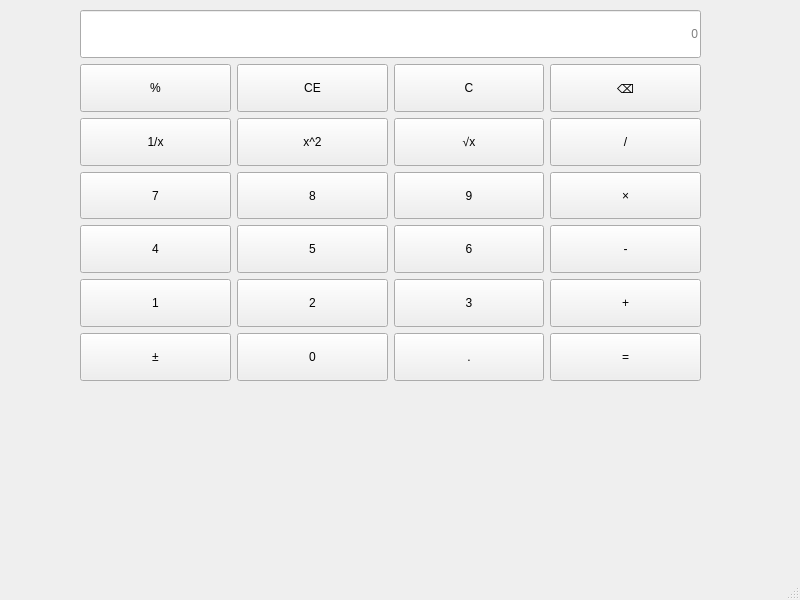
<?xml version="1.0" encoding="UTF-8"?>
<ui version="4.0">
 <class>MainWindow</class>
 <widget class="QMainWindow" name="MainWindow">
  <property name="geometry">
   <rect>
    <x>0</x>
    <y>0</y>
    <width>800</width>
    <height>600</height>
   </rect>
  </property>
  <property name="windowTitle">
   <string>MainWindow</string>
  </property>
  <property name="autoFillBackground">
   <bool>true</bool>
  </property>
  <widget class="QWidget" name="centralwidget">
   <widget class="QWidget" name="gridLayoutWidget">
    <property name="geometry">
     <rect>
      <x>80</x>
      <y>10</y>
      <width>621</width>
      <height>371</height>
     </rect>
    </property>
    <layout class="QGridLayout" name="gridLayout">
     <item row="2" column="3">
      <widget class="QPushButton" name="btnDivide">
       <property name="sizePolicy">
        <sizepolicy hsizetype="Minimum" vsizetype="Minimum">
         <horstretch>0</horstretch>
         <verstretch>0</verstretch>
        </sizepolicy>
       </property>
       <property name="styleSheet">
        <string notr="true"/>
       </property>
       <property name="text">
        <string>/</string>
       </property>
      </widget>
     </item>
     <item row="5" column="1">
      <widget class="QPushButton" name="btnNum2">
       <property name="sizePolicy">
        <sizepolicy hsizetype="Minimum" vsizetype="Minimum">
         <horstretch>0</horstretch>
         <verstretch>0</verstretch>
        </sizepolicy>
       </property>
       <property name="styleSheet">
        <string notr="true"/>
       </property>
       <property name="text">
        <string>2</string>
       </property>
      </widget>
     </item>
     <item row="4" column="2">
      <widget class="QPushButton" name="btnNum6">
       <property name="sizePolicy">
        <sizepolicy hsizetype="Minimum" vsizetype="Minimum">
         <horstretch>0</horstretch>
         <verstretch>0</verstretch>
        </sizepolicy>
       </property>
       <property name="styleSheet">
        <string notr="true"/>
       </property>
       <property name="text">
        <string>6</string>
       </property>
      </widget>
     </item>
     <item row="4" column="0">
      <widget class="QPushButton" name="btnNum4">
       <property name="sizePolicy">
        <sizepolicy hsizetype="Minimum" vsizetype="Minimum">
         <horstretch>0</horstretch>
         <verstretch>0</verstretch>
        </sizepolicy>
       </property>
       <property name="styleSheet">
        <string notr="true"/>
       </property>
       <property name="text">
        <string>4</string>
       </property>
      </widget>
     </item>
     <item row="2" column="0">
      <widget class="QPushButton" name="btn1x">
       <property name="sizePolicy">
        <sizepolicy hsizetype="Minimum" vsizetype="Minimum">
         <horstretch>0</horstretch>
         <verstretch>0</verstretch>
        </sizepolicy>
       </property>
       <property name="styleSheet">
        <string notr="true"/>
       </property>
       <property name="text">
        <string>1/x</string>
       </property>
      </widget>
     </item>
     <item row="3" column="1">
      <widget class="QPushButton" name="btnNum8">
       <property name="sizePolicy">
        <sizepolicy hsizetype="Minimum" vsizetype="Minimum">
         <horstretch>0</horstretch>
         <verstretch>0</verstretch>
        </sizepolicy>
       </property>
       <property name="styleSheet">
        <string notr="true"/>
       </property>
       <property name="text">
        <string>8</string>
       </property>
      </widget>
     </item>
     <item row="1" column="1">
      <widget class="QPushButton" name="btnClearAll">
       <property name="sizePolicy">
        <sizepolicy hsizetype="Minimum" vsizetype="Minimum">
         <horstretch>0</horstretch>
         <verstretch>0</verstretch>
        </sizepolicy>
       </property>
       <property name="styleSheet">
        <string notr="true"/>
       </property>
       <property name="text">
        <string>CE</string>
       </property>
      </widget>
     </item>
     <item row="1" column="2">
      <widget class="QPushButton" name="btnClear">
       <property name="sizePolicy">
        <sizepolicy hsizetype="Minimum" vsizetype="Minimum">
         <horstretch>0</horstretch>
         <verstretch>0</verstretch>
        </sizepolicy>
       </property>
       <property name="styleSheet">
        <string notr="true"/>
       </property>
       <property name="text">
        <string>C</string>
       </property>
      </widget>
     </item>
     <item row="5" column="3">
      <widget class="QPushButton" name="btnPlus">
       <property name="sizePolicy">
        <sizepolicy hsizetype="Minimum" vsizetype="Minimum">
         <horstretch>0</horstretch>
         <verstretch>0</verstretch>
        </sizepolicy>
       </property>
       <property name="styleSheet">
        <string notr="true"/>
       </property>
       <property name="text">
        <string>+</string>
       </property>
      </widget>
     </item>
     <item row="5" column="2">
      <widget class="QPushButton" name="btnNum3">
       <property name="sizePolicy">
        <sizepolicy hsizetype="Minimum" vsizetype="Minimum">
         <horstretch>0</horstretch>
         <verstretch>0</verstretch>
        </sizepolicy>
       </property>
       <property name="styleSheet">
        <string notr="true"/>
       </property>
       <property name="text">
        <string>3</string>
       </property>
      </widget>
     </item>
     <item row="4" column="1">
      <widget class="QPushButton" name="btnNum5">
       <property name="sizePolicy">
        <sizepolicy hsizetype="Minimum" vsizetype="Minimum">
         <horstretch>0</horstretch>
         <verstretch>0</verstretch>
        </sizepolicy>
       </property>
       <property name="styleSheet">
        <string notr="true"/>
       </property>
       <property name="text">
        <string>5</string>
       </property>
      </widget>
     </item>
     <item row="5" column="0">
      <widget class="QPushButton" name="btnNum1">
       <property name="sizePolicy">
        <sizepolicy hsizetype="Minimum" vsizetype="Minimum">
         <horstretch>0</horstretch>
         <verstretch>0</verstretch>
        </sizepolicy>
       </property>
       <property name="styleSheet">
        <string notr="true"/>
       </property>
       <property name="text">
        <string>1</string>
       </property>
      </widget>
     </item>
     <item row="1" column="3">
      <widget class="QPushButton" name="btnDel">
       <property name="sizePolicy">
        <sizepolicy hsizetype="Minimum" vsizetype="Minimum">
         <horstretch>0</horstretch>
         <verstretch>0</verstretch>
        </sizepolicy>
       </property>
       <property name="styleSheet">
        <string notr="true"/>
       </property>
       <property name="text">
        <string>⌫</string>
       </property>
      </widget>
     </item>
     <item row="3" column="2">
      <widget class="QPushButton" name="btnNum9">
       <property name="sizePolicy">
        <sizepolicy hsizetype="Minimum" vsizetype="Minimum">
         <horstretch>0</horstretch>
         <verstretch>0</verstretch>
        </sizepolicy>
       </property>
       <property name="styleSheet">
        <string notr="true"/>
       </property>
       <property name="text">
        <string>9</string>
       </property>
      </widget>
     </item>
     <item row="1" column="0">
      <widget class="QPushButton" name="btnPercentage">
       <property name="sizePolicy">
        <sizepolicy hsizetype="Minimum" vsizetype="Minimum">
         <horstretch>0</horstretch>
         <verstretch>0</verstretch>
        </sizepolicy>
       </property>
       <property name="styleSheet">
        <string notr="true"/>
       </property>
       <property name="text">
        <string>%</string>
       </property>
      </widget>
     </item>
     <item row="3" column="0">
      <widget class="QPushButton" name="btnNum7">
       <property name="sizePolicy">
        <sizepolicy hsizetype="Minimum" vsizetype="Minimum">
         <horstretch>0</horstretch>
         <verstretch>0</verstretch>
        </sizepolicy>
       </property>
       <property name="styleSheet">
        <string notr="true"/>
       </property>
       <property name="text">
        <string>7</string>
       </property>
      </widget>
     </item>
     <item row="2" column="2">
      <widget class="QPushButton" name="btnRoot">
       <property name="sizePolicy">
        <sizepolicy hsizetype="Minimum" vsizetype="Minimum">
         <horstretch>0</horstretch>
         <verstretch>0</verstretch>
        </sizepolicy>
       </property>
       <property name="styleSheet">
        <string notr="true"/>
       </property>
       <property name="text">
        <string>√x</string>
       </property>
      </widget>
     </item>
     <item row="2" column="1">
      <widget class="QPushButton" name="btnSqure">
       <property name="sizePolicy">
        <sizepolicy hsizetype="Minimum" vsizetype="Minimum">
         <horstretch>0</horstretch>
         <verstretch>0</verstretch>
        </sizepolicy>
       </property>
       <property name="styleSheet">
        <string notr="true"/>
       </property>
       <property name="text">
        <string>x^2</string>
       </property>
      </widget>
     </item>
     <item row="3" column="3">
      <widget class="QPushButton" name="btnMultiply">
       <property name="sizePolicy">
        <sizepolicy hsizetype="Minimum" vsizetype="Minimum">
         <horstretch>0</horstretch>
         <verstretch>0</verstretch>
        </sizepolicy>
       </property>
       <property name="styleSheet">
        <string notr="true"/>
       </property>
       <property name="text">
        <string>×</string>
       </property>
      </widget>
     </item>
     <item row="6" column="0">
      <widget class="QPushButton" name="btnPlusMinus">
       <property name="sizePolicy">
        <sizepolicy hsizetype="Minimum" vsizetype="Minimum">
         <horstretch>0</horstretch>
         <verstretch>0</verstretch>
        </sizepolicy>
       </property>
       <property name="styleSheet">
        <string notr="true"/>
       </property>
       <property name="text">
        <string>±</string>
       </property>
      </widget>
     </item>
     <item row="6" column="1">
      <widget class="QPushButton" name="btnNum0">
       <property name="sizePolicy">
        <sizepolicy hsizetype="Minimum" vsizetype="Minimum">
         <horstretch>0</horstretch>
         <verstretch>0</verstretch>
        </sizepolicy>
       </property>
       <property name="styleSheet">
        <string notr="true"/>
       </property>
       <property name="text">
        <string>0</string>
       </property>
      </widget>
     </item>
     <item row="6" column="2">
      <widget class="QPushButton" name="btnPeriod">
       <property name="sizePolicy">
        <sizepolicy hsizetype="Minimum" vsizetype="Minimum">
         <horstretch>0</horstretch>
         <verstretch>0</verstretch>
        </sizepolicy>
       </property>
       <property name="styleSheet">
        <string notr="true"/>
       </property>
       <property name="text">
        <string>.</string>
       </property>
      </widget>
     </item>
     <item row="6" column="3">
      <widget class="QPushButton" name="btnEqual">
       <property name="sizePolicy">
        <sizepolicy hsizetype="Minimum" vsizetype="Minimum">
         <horstretch>0</horstretch>
         <verstretch>0</verstretch>
        </sizepolicy>
       </property>
       <property name="styleSheet">
        <string notr="true"/>
       </property>
       <property name="text">
        <string>=</string>
       </property>
      </widget>
     </item>
     <item row="0" column="0" colspan="4">
      <widget class="QLineEdit" name="display">
       <property name="sizePolicy">
        <sizepolicy hsizetype="Expanding" vsizetype="Minimum">
         <horstretch>0</horstretch>
         <verstretch>0</verstretch>
        </sizepolicy>
       </property>
       <property name="autoFillBackground">
        <bool>false</bool>
       </property>
       <property name="styleSheet">
        <string notr="true"/>
       </property>
       <property name="alignment">
        <set>Qt::AlignmentFlag::AlignRight|Qt::AlignmentFlag::AlignTrailing|Qt::AlignmentFlag::AlignVCenter</set>
       </property>
       <property name="placeholderText">
        <string>0</string>
       </property>
      </widget>
     </item>
     <item row="4" column="3">
      <widget class="QPushButton" name="btnMinus">
       <property name="sizePolicy">
        <sizepolicy hsizetype="Minimum" vsizetype="Minimum">
         <horstretch>0</horstretch>
         <verstretch>0</verstretch>
        </sizepolicy>
       </property>
       <property name="styleSheet">
        <string notr="true"/>
       </property>
       <property name="text">
        <string>-</string>
       </property>
      </widget>
     </item>
    </layout>
   </widget>
  </widget>
  <widget class="QMenuBar" name="menubar">
   <property name="geometry">
    <rect>
     <x>0</x>
     <y>0</y>
     <width>800</width>
     <height>17</height>
    </rect>
   </property>
  </widget>
  <widget class="QStatusBar" name="statusbar"/>
 </widget>
 <resources/>
 <connections/>
</ui>
